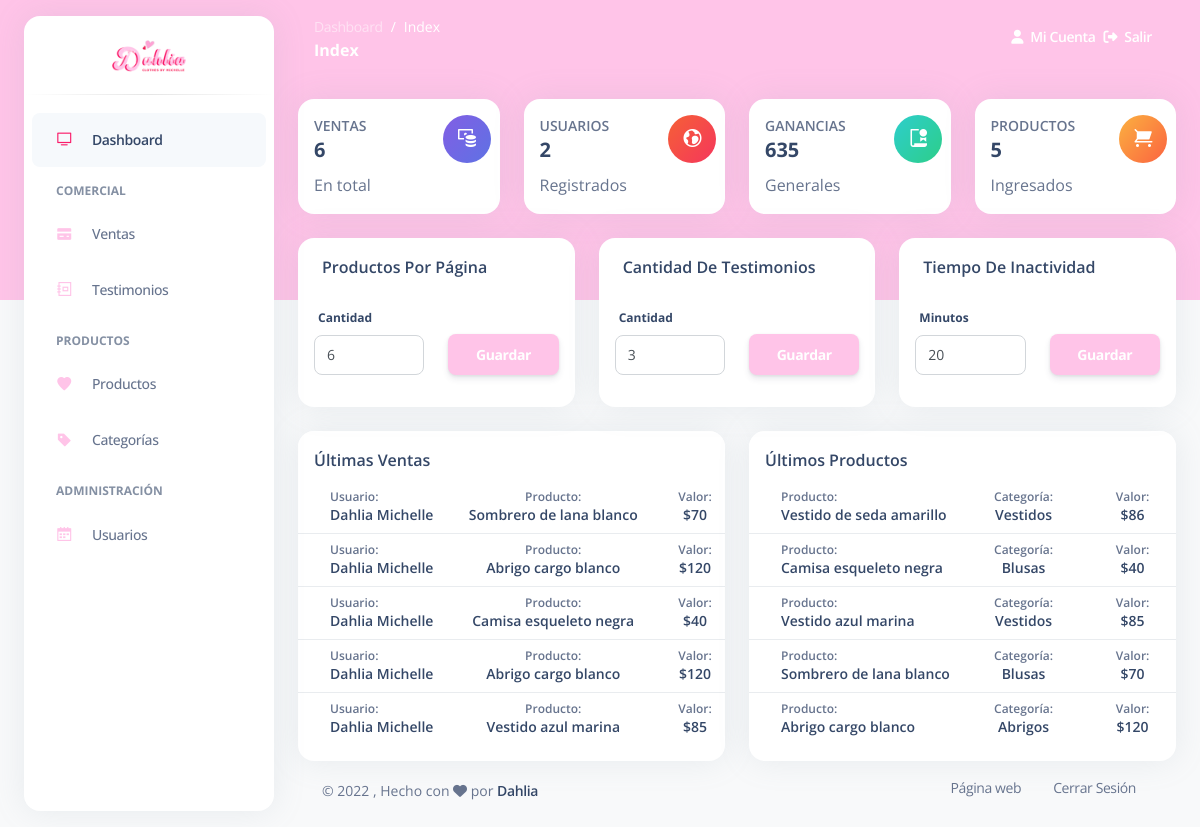
The page /dashboard/index.php (signed in) on the database its author committed.
### tables this page shows
CREATE TABLE `configuraciones` (
  `id_configuracion` int(11) NOT NULL,
  `nombre_configuracion` varchar(20) NOT NULL,
  `valor_configuracion` int(11) NOT NULL
);

CREATE TABLE `ventas` (
  `id_venta` int(11) NOT NULL,
  `id_usuario` int(11) NOT NULL,
  `id_producto` int(11) NOT NULL,
  `cantidad` int(11) NOT NULL,
  `precio_producto` int(11) NOT NULL,
  `total_venta` int(11) NOT NULL,
  `fecha_venta` timestamp NOT NULL DEFAULT current_timestamp() ON UPDATE current_timestamp()
);

CREATE TABLE `usuarios` (
  `id_usuario` int(11) NOT NULL,
  `nombre_usuario` varchar(50) NOT NULL,
  `apellido_usuario` varchar(50) NOT NULL,
  `sexo_usuario` enum('mujer','hombre','otro') NOT NULL,
  `tipo_documento_usuario` enum('tarjeta de identidad','cédula de ciudadanía','otro') NOT NULL,
  `documento_usuario` varchar(15) NOT NULL,
  `correo_usuario` varchar(50) NOT NULL,
  `password_usuario` varchar(250) NOT NULL,
  `tipo_usuario` tinyint(1) NOT NULL DEFAULT 0,
  `creado_usuario` timestamp NOT NULL DEFAULT current_timestamp() ON UPDATE current_timestamp()
);

CREATE TABLE `productos` (
  `id_producto` int(11) NOT NULL,
  `nombre_producto` varchar(50) NOT NULL,
  `image_producto` varchar(250) NOT NULL,
  `stock_producto` int(10) NOT NULL,
  `id_categoria` int(11) NOT NULL,
  `precio_producto` int(11) NOT NULL,
  `descripcion_producto` text NOT NULL
);

CREATE TABLE `categorias` (
  `id_categoria` int(11) NOT NULL,
  `nombre_categoria` varchar(30) NOT NULL
);

### dashboard/index.php (the view, shortened to what this page needs)
<?php
  require_once('../control/funciones.php');
  $conexion = conexion();
  $sentencia = $conexion->prepare("SELECT COUNT(*), SUM(total_venta) FROM ventas");
  $sentencia->execute();
  $totalVentas = $sentencia->fetch();
  $sentencia = $conexion->prepare("SELECT COUNT(*) FROM usuarios");
  $sentencia->execute();
  $totalUsuarios = $sentencia->fetch();
  $sentencia = $conexion->prepare("SELECT COUNT(*) FROM productos");
  $sentencia->execute();
  $totalProductos = $sentencia->fetch();
  $sentencia = $conexion->prepare("SELECT * FROM productos
    INNER JOIN categorias ON productos.id_categoria = categorias.id_categoria
    ORDER BY id_producto DESC LIMIT 5
  ");
  $sentencia->execute();
  $ultimosProductos = $sentencia->fetchAll();
  $sentencia = $conexion->prepare("SELECT * FROM ventas
    INNER JOIN usuarios ON ventas.id_usuario = usuarios.id_usuario
    INNER JOIN productos ON ventas.id_producto = productos.id_producto
    ORDER BY id_venta DESC LIMIT 5
  ");
  $sentencia->execute();
  $ultimasVentas = $sentencia->fetchAll();
  $sentencia = $conexion->prepare("SELECT * FROM configuraciones");
  $sentencia->execute();
  $configuraciones = $sentencia->fetchAll();
?>
<!DOCTYPE html>
<html lang="es">
<?php require_once('vistas/head.php'); ?>
<body class="g-sidenav-show bg-gray-100">
  <?php require_once('vistas/sidebar.php'); ?>
  <main class="main-content position-relative border-radius-lg">
    <?php require_once('vistas/navbar.php'); ?>
    <div class="container-fluid py-4">
      <div class="row">
        <div class="col-xl-3 col-sm-6 mb-xl-0 mb-4">
          <div class="card">
            <div class="card-body p-3">
              <div class="row">
                <div class="col-8">
                  <div class="numbers">
                    <p class="text-sm mb-0 text-uppercase font-weight-bold">
                      Ventas
                    </p>
                    <h5 class="font-weight-bolder"><?php echo($totalVentas ? $totalVentas[0] : 0); ?></h5>
                    <p class="mb-0">En total</p>
                  </div>
                </div>
                <div class="col-4 text-end">
                  <div
                    class="icon icon-shape bg-gradient-primary shadow-primary text-center rounded-circle"
                  >
                    <i
                      class="ni ni-money-coins text-lg opacity-10"
                      aria-hidden="true"
                    ></i>
                  </div>
                </div>
              </div>
            </div>
          </div>
        </div>
        <div class="col-xl-3 col-sm-6 mb-xl-0 mb-4">
          <div class="card">
            <div class="card-body p-3">
              <div class="row">
                <div class="col-8">
                  <div class="numbers">
                    <p class="text-sm mb-0 text-uppercase font-weight-bold">
                      Usuarios
                    </p>
                    <h5 class="font-weight-bolder"><?php echo($totalUsuarios ? $totalUsuarios[0] : 0); ?></h5>
                    <p class="mb-0">Registrados</p>
                  </div>
                </div>
                <div class="col-4 text-end">
                  <div
                    class="icon icon-shape bg-gradient-danger shadow-danger text-center rounded-circle"
                  >
                    <i
                      class="ni ni-world text-lg opacity-10"
                      aria-hidden="true"
                    ></i>
                  </div>
                </div>
              </div>
            </div>
          </div>
        </div>
        <div class="col-xl-3 col-sm-6 mb-xl-0 mb-4">
          <div class="card">
            <div class="card-body p-3">
              <div class="row">
                <div class="col-8">
                  <div class="numbers">
                    <p class="text-sm mb-0 text-uppercase font-weight-bold">
                      Ganancias
                    </p>
                    <h5 class="font-weight-bolder"><?php echo($totalVentas[1] ? $totalVentas[1] : 0); ?></h5>
                    <p class="mb-0">Generales</p>
                  </div>
                </div>
                <div class="col-4 text-end">
                  <div
                    class="icon icon-shape bg-gradient-success shadow-success text-center rounded-circle"
                  >
                    <i
                      class="ni ni-paper-diploma text-lg opacity-10"
                      aria-hidden="true"
                    ></i>
                  </div>
                </div>
              </div>
            </div>
          </div>
        </div>
        <div class="col-xl-3 col-sm-6">
          <div class="card">
            <div class="card-body p-3">
              <div class="row">
                <div class="col-8">
                  <div class="numbers">
                    <p class="text-sm mb-0 text-uppercase font-weight-bold">
                      Productos
                    </p>
                    <h5 class="font-weight-bolder"><?php echo($totalProductos ? $totalProductos[0] : 0); ?></h5>
                    <p class="mb-0">Ingresados</p>
                  </div>
                </div>
                <div class="col-4 text-end">
                  <div
                    class="icon icon-shape bg-gradient-warning shadow-warning text-center rounded-circle"
                  >
                    <i
                      class="ni ni-cart text-lg opacity-10"
                      aria-hidden="true"
                    ></i>
                  </div>
                </div>
              </div>
            </div>
          </div>
        </div>
      </div>
      <div class="row mt-4">
        <div class="col-lg-4 mb-lg-0 mb-4">
          <div class="card z-index-2 h-100">
            <div class="card-header pb-0 pt-3 bg-transparent">
              <h6 class="text-capitalize">Productos por página</h6>
            </div>
            <div class="card-body p-3">
              <form action="" method="post" name="cantidad_productos">
                <div class="row d-flex align-items-end">
                  <div class="col-md-6">
                    <div class="form-group">
                      <label for="cantidad-p" class="form-control-label">Cantidad</label>
                      <input
                        value="<?php echo($configuraciones[0]['valor_configuracion']); ?>"
                        class="form-control"
                        name="cantidad"
                        id="cantidad-p"
                        type="number"
                        required
                      >
                    </div>
                  </div>
                  <div class="col-md-6">
                    <button type="submit" class="btn btn-primary w-100" name="productos">Guardar</button>
                  </div>
                </div>
              </form>
            </div>
          </div>
        </div>
        <div class="col-lg-4 mb-lg-0 mb-4">
          <div class="card z-index-2 h-100">
            <div class="card-header pb-0 pt-3 bg-transparent">
              <h6 class="text-capitalize">Cantidad de testimonios</h6>
            </div>
            <div class="card-body p-3">
              <form action="" method="post" name="cantidad_testimonios">
                <div class="row d-flex align-items-end">
                  <div class="col-md-6">
                    <div class="form-group">
                      <label for="cantidad-t" class="form-control-label">Cantidad</label>
                      <input
                        value="<?php echo($configuraciones[1]['valor_configuracion']); ?>"
                        class="form-control"
                        name="cantidad"
                        id="cantidad-t"
                        type="number"
                        required
                      >
                    </div>
                  </div>
                  <div class="col-md-6">
                    <button type="submit" class="btn btn-primary w-100" name="testimonios">Guardar</button>
                  </div>
                </div>
              </form>
            </div>
          </div>
        </div>
        <div class="col-lg-4 mb-lg-0 mb-4">
          <div class="card z-index-2 h-100">
            <div class="card-header pb-0 pt-3 bg-transparent">
              <h6 class="text-capitalize">Tiempo de inactividad</h6>
            </div>
            <div class="card-body p-3">
              <form action="" method="post" name="cantidad_productos">
                <div class="row d-flex align-items-end">
                  <div class="col-md-6">
                    <div class="form-group">
                      <label for="cantidad-p" class="form-control-label">Minutos</label>
                      <input
                        value="<?php echo($configuraciones[2]['valor_configuracion']); ?>"
                        class="form-control"
                        name="cantidad"
                        id="cantidad-p"
                        type="number"
                        required
                      >
                    </div>
                  </div>
                  <div class="col-md-6">
                    <button type="submit" class="btn btn-primary w-100" name="inactividad">Guardar</button>
                  </div>
                </div>
              </form>
            </div>
          </div>
        </div>
      </div>
      <div class="row mt-4">
        <div class="col-lg-6 mb-lg-0 mb-4">
          <div class="card">
            <div class="card-header pb-0 p-3">
              <div class="d-flex justify-content-between">
                <h6 class="mb-2">Últimas Ventas</h6>
              </div>
            </div>
            <div class="table-responsive">
              <table class="table align-items-center">
                <tbody>
                  <tr>
                    <?php foreach($ultimasVentas as $venta): ?>
                    <td class="w-30">
                      <div class="ms-4">
                        <p class="text-xs font-weight-bold mb-0">
                          Usuario:
                        </p>
                        <h6 class="text-sm mb-0"><?php echo($venta['nombre_usuario']) ?> <?php echo($venta['apellido_usuario']) ?></h6>
                      </div>
                    </td>
                    <td>
                      <div class="text-center">
                        <p class="text-xs font-weight-bold mb-0">Producto:</p>
                        <h6 class="text-sm mb-0"><?php echo($venta['nombre_producto']) ?></h6>
                      </div>
                    </td>
                    <td>
                      <div class="text-center">
                        <p class="text-xs font-weight-bold mb-0">Valor:</p>
                        <h6 class="text-sm mb-0">$<?php echo($venta['precio_producto']) ?></h6>
                      </div>
                    </td>
                  </tr>
                  <?php endforeach; ?>
                </tbody>
              </table>
            </div>
          </div>
        </div>
        <div class="col-lg-6 mb-lg-0 mb-4">
          <div class="card">
            <div class="card-header pb-0 p-3">
              <div class="d-flex justify-content-between">
                <h6 class="mb-2">Últimos Productos</h6>
              </div>
            </div>
            <div class="table-responsive">
              <table class="table align-items-center">
                <tbody>
                  <?php foreach($ultimosProductos as $producto): ?>
                    <tr>
                      <td class="w-30">
                        <div class="ms-4">
                          <p class="text-xs font-weight-bold mb-0">
                            Producto:
                          </p>
                          <h6 class="text-sm mb-0"><?php echo($producto['nombre_producto']); ?></h6>
                        </div>
                      </td>
                      <td>
                        <div class="text-center">
                          <p class="text-xs font-weight-bold mb-0">Categoría:</p>
                          <h6 class="text-sm mb-0"><?php echo($producto['nombre_categoria']); ?></h6>
                        </div>
                      </td>
                      <td>
                        <div class="text-center">
                          <p class="text-xs font-weight-bold mb-0">Valor:</p>
                          <h6 class="text-sm mb-0">$<?php echo($producto['precio_producto']); ?></h6>
                        </div>
                      </td>
                    </tr>
                  <?php endforeach; ?>
                </tbody>
              </table>
            </div>
          </div>
        </div>
      </div>
      <?php require_once('vistas/footer.php'); ?>
    </div>
  </main>
</body>
</html>

### archivos/dashboard/css/nucleo-svg.css (style rules this page uses)
.icon { display: inline-block; color: #111111; height: 1em; width: 1em; }
.icon { fill: currentColor; stroke: none; }

### rows shown on the page
configuraciones: cantidad "6"
configuraciones: cantidad "3"
configuraciones: cantidad "20"
ventas: id_usuario.nombre_usuario "Dahlia", id_usuario.apellido_usuario "Michelle", id_producto.nombre_producto "Sombrero de lana blanco", id_producto.precio_producto "70"
ventas: id_usuario.nombre_usuario "Dahlia", id_usuario.apellido_usuario "Michelle", id_producto.nombre_producto "Abrigo cargo blanco", id_producto.precio_producto "120"
ventas: id_usuario.nombre_usuario "Dahlia", id_usuario.apellido_usuario "Michelle", id_producto.nombre_producto "Camisa esqueleto negra", id_producto.precio_producto "40"
ventas: id_usuario.nombre_usuario "Dahlia", id_usuario.apellido_usuario "Michelle", id_producto.nombre_producto "Abrigo cargo blanco", id_producto.precio_producto "120"
ventas: id_usuario.nombre_usuario "Dahlia", id_usuario.apellido_usuario "Michelle", id_producto.nombre_producto "Vestido azul marina", id_producto.precio_producto "85"
productos: nombre_producto "Vestido de seda amarillo", id_categoria.nombre_categoria "Vestidos", precio_producto "86"
productos: nombre_producto "Camisa esqueleto negra", id_categoria.nombre_categoria "Blusas", precio_producto "40"
productos: nombre_producto "Vestido azul marina", id_categoria.nombre_categoria "Vestidos", precio_producto "85"
productos: nombre_producto "Sombrero de lana blanco", id_categoria.nombre_categoria "Blusas", precio_producto "70"
productos: nombre_producto "Abrigo cargo blanco", id_categoria.nombre_categoria "Abrigos", precio_producto "120"

### other values the page prints
$pagina_actual "Index"
$totalVentas[0] "6"
$totalUsuarios[0] "2"
$totalVentas[1] "635"
$totalProductos[0] "5"
